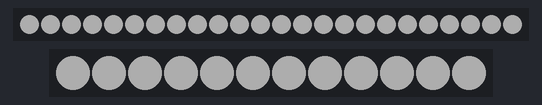
The program below on a simulated Raspberry Pi Pico running MicroPython. On the bench: 24 RGB LEDs in strip order, left to right, 12 RGB LEDs in strip order, left to right. Dim RGB values are drawn brighter than linear; what the program prints to the serial console is not drawn.

Above: at 0.1 s.
At 1.1 s:
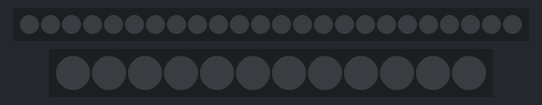

Measured:
- what the display in image 1 shows lasts 1.0 s, from 1.0 s to 2.0 s

The program:

ring-test.py
```python
# Simple Fire Effect for Pattern Integration
# Can be easily added to your main-demo-cycle.py
from machine import Pin
from neopixel import NeoPixel
from utime import sleep
from urandom import randint

import dual_ring_config

NUMBER_PIXELS0 = dual_ring_config.NUMBER_PIXELS0
NUMBER_PIXELS1 = dual_ring_config.NUMBER_PIXELS1

# 24 pixels
strip0 = NeoPixel(Pin(dual_ring_config.NEOPIXEL_PIN0), NUMBER_PIXELS0)
# 12 pixels
strip1 = NeoPixel(Pin(dual_ring_config.NEOPIXEL_PIN1), NUMBER_PIXELS1)

def main_test(delay):
    # main outer ring
    for i in range(NUMBER_PIXELS0):
        strip0[i] = (50, 50, 50)
    strip0.write()
    for i in range(NUMBER_PIXELS1):
        strip1[i] = (50, 50, 50)
    strip1.write()
    sleep(1)
    clear()
    sleep(1)

def clear():
    for i in range(NUMBER_PIXELS0):
        strip0[i] = (0, 0, 0)
    strip0.write()
    for i in range(NUMBER_PIXELS1):
        strip1[i] = (0, 0, 0)
    strip1.write()

# Run the effect
try:
    print("Fire effect running - Press Ctrl+C to stop")
    while True:
        main_test(0.02)
except KeyboardInterrupt:
    print("\nStopping fire effect")
    clear()
```

dual_ring_config.py
```python
NEOPIXEL_PIN0 = 0
NEOPIXEL_PIN1 = 1

NUMBER_PIXELS0 = 24
NUMBER_PIXELS1 = 12

POT_PIN = 26
```
